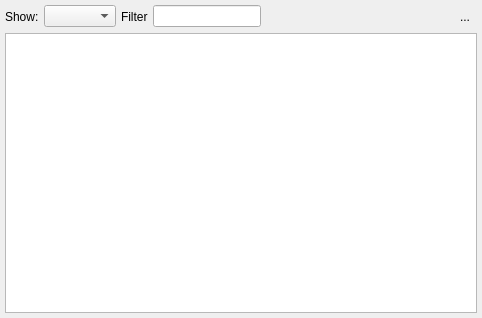
<?xml version="1.0" encoding="UTF-8"?>
<ui version="4.0">
 <class>qf::qmlwidgets::framework::LogWidget</class>
 <widget class="QWidget" name="qf::qmlwidgets::framework::LogWidget">
  <property name="geometry">
   <rect>
    <x>0</x>
    <y>0</y>
    <width>482</width>
    <height>318</height>
   </rect>
  </property>
  <property name="windowTitle">
   <string>Form</string>
  </property>
  <layout class="QVBoxLayout" name="verticalLayout">
   <property name="spacing">
    <number>5</number>
   </property>
   <property name="leftMargin">
    <number>5</number>
   </property>
   <property name="topMargin">
    <number>5</number>
   </property>
   <property name="rightMargin">
    <number>5</number>
   </property>
   <property name="bottomMargin">
    <number>5</number>
   </property>
   <item>
    <layout class="QHBoxLayout" name="horizontalLayout">
     <item>
      <widget class="QLabel" name="label">
       <property name="text">
        <string>Show:</string>
       </property>
      </widget>
     </item>
     <item>
      <widget class="QComboBox" name="severityTreshold"/>
     </item>
     <item>
      <widget class="QLabel" name="label_2">
       <property name="text">
        <string>Filter</string>
       </property>
      </widget>
     </item>
     <item>
      <widget class="QLineEdit" name="edFilter">
       <property name="clearButtonEnabled">
        <bool>true</bool>
       </property>
      </widget>
     </item>
     <item>
      <spacer name="horizontalSpacer">
       <property name="orientation">
        <enum>Qt::Horizontal</enum>
       </property>
       <property name="sizeHint" stdset="0">
        <size>
         <width>40</width>
         <height>20</height>
        </size>
       </property>
      </spacer>
     </item>
     <item>
      <widget class="QToolButton" name="btClearLog">
       <property name="toolTip">
        <string>Clear</string>
       </property>
       <property name="icon">
        <iconset resource="../../images/flat/qfqmlwidgets_flat.qrc">
         <normaloff>:/qf/qmlwidgets/images/flat/delete.svg</normaloff>:/qf/qmlwidgets/images/flat/delete.svg</iconset>
       </property>
       <property name="autoRaise">
        <bool>true</bool>
       </property>
      </widget>
     </item>
     <item>
      <widget class="QToolButton" name="btCopyToClipboard">
       <property name="toolTip">
        <string>Copy to clipboard.</string>
       </property>
       <property name="icon">
        <iconset resource="../../images/qfqmlwidgets_images.qrc">
         <normaloff>:/qf/qmlwidgets/images/copy.svg</normaloff>:/qf/qmlwidgets/images/copy.svg</iconset>
       </property>
       <property name="autoRaise">
        <bool>true</bool>
       </property>
      </widget>
     </item>
     <item>
      <widget class="QToolButton" name="btResizeColumns">
       <property name="toolTip">
        <string>Resize columns to fit content</string>
       </property>
       <property name="icon">
        <iconset resource="../../images/flat/qfqmlwidgets_flat.qrc">
         <normaloff>:/qf/qmlwidgets/images/flat/zoom_fitwidth.svg</normaloff>:/qf/qmlwidgets/images/flat/zoom_fitwidth.svg</iconset>
       </property>
       <property name="autoRaise">
        <bool>true</bool>
       </property>
      </widget>
     </item>
     <item>
      <widget class="QToolButton" name="btTableMenu">
       <property name="toolTip">
        <string>Event log options</string>
       </property>
       <property name="text">
        <string>...</string>
       </property>
       <property name="icon">
        <iconset resource="../../images/flat/qfqmlwidgets_flat.qrc">
         <normaloff>:/qf/qmlwidgets/images/flat/settings.svg</normaloff>:/qf/qmlwidgets/images/flat/settings.svg</iconset>
       </property>
       <property name="popupMode">
        <enum>QToolButton::InstantPopup</enum>
       </property>
       <property name="autoRaise">
        <bool>true</bool>
       </property>
      </widget>
     </item>
    </layout>
   </item>
   <item>
    <widget class="qf::qmlwidgets::framework::LogWidgetTableView" name="tableView">
     <property name="editTriggers">
      <set>QAbstractItemView::NoEditTriggers</set>
     </property>
     <property name="selectionBehavior">
      <enum>QAbstractItemView::SelectRows</enum>
     </property>
     <property name="gridStyle">
      <enum>Qt::NoPen</enum>
     </property>
     <attribute name="horizontalHeaderStretchLastSection">
      <bool>true</bool>
     </attribute>
    </widget>
   </item>
  </layout>
 </widget>
 <customwidgets>
  <customwidget>
   <class>qf::qmlwidgets::framework::LogWidgetTableView</class>
   <extends>QTableView</extends>
   <header>src/framework/logwidget.h</header>
  </customwidget>
 </customwidgets>
 <resources>
  <include location="../../images/qfqmlwidgets_images.qrc"/>
  <include location="../../images/flat/qfqmlwidgets_flat.qrc"/>
 </resources>
 <connections/>
</ui>
